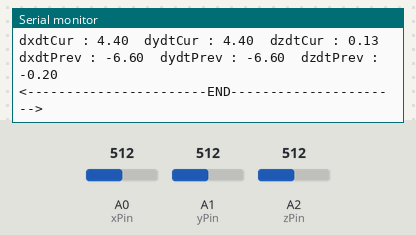
Bench run of a sketch on a simulated Arduino Uno, built with avr-gcc and run on an emulated ATmega328P. On the bench: the last lines printed to the serial monitor. The inputs (shaded band) are chosen by the test bench; at power-on: A0 (xPin) = 512, A1 (yPin) = 512, A2 (zPin) = 512.

Above: at 1.2 s.
1.3 s: A0 (xPin) set to 122
At 2.01 s:
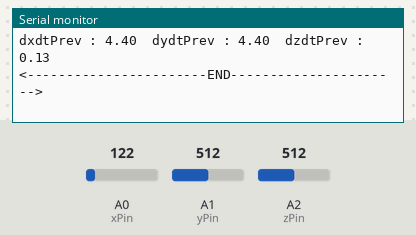
4.3 s: A1 (yPin) set to 536
At 4.52 s:
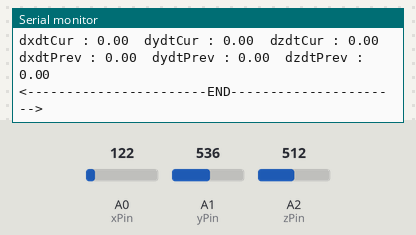
7.3 s: A2 (zPin) set to 499
At 8.25 s:
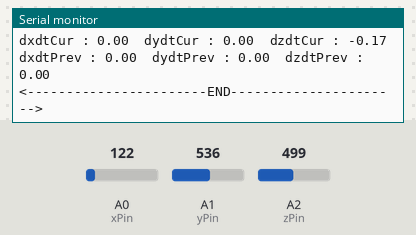
10.3 s: A2 (zPin) set to 511
At 11.36 s:
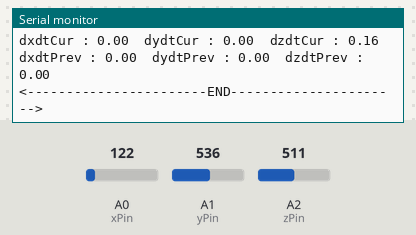
11.8 s: A1 (yPin) set to 516
At 11.98 s:
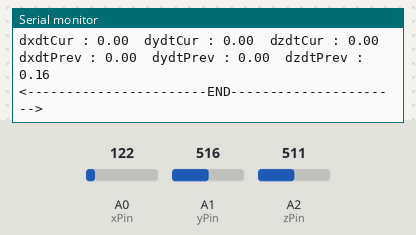
14.8 s: A0 (xPin) set to 40
At 15.72 s:
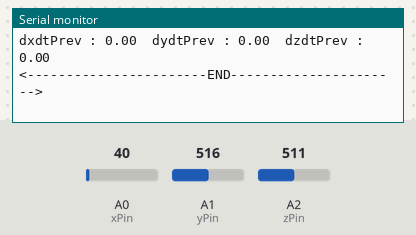
Timing chart, 0 to 17.8 s (numbered marks = the images above; inputs shaded):
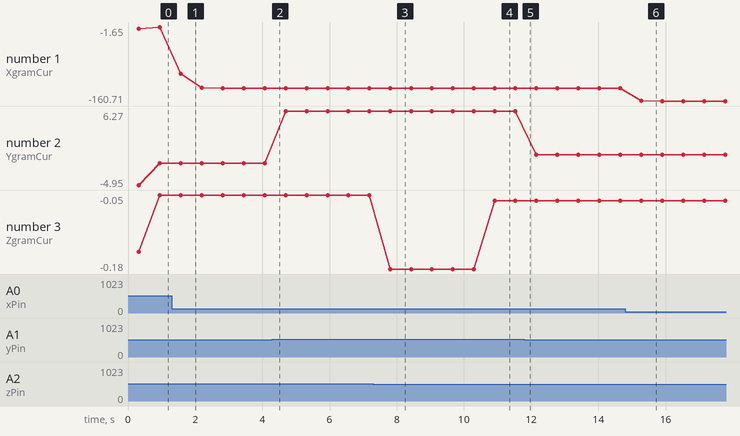

Measured:
- after the input at 1.3 s, the serial monitor: prints a new line after 0.27 s (image 1)
- after the input at 7.3 s, the serial monitor: prints a new line after 0.50 s (image 3)
- after the input at 10.3 s, the serial monitor: prints a new line after 0.61 s (image 4)
- after the input at 14.8 s, the serial monitor: prints a new line after 0.47 s (image 6)
- plotted number 1: -1.65 → -132.99 after the input at 1.3 s, -132.99 → -160.71 after the input at 14.8 s
- plotted number 2: -1.65 → 6.27 after the input at 4.3 s, 6.27 → -0.33 after the input at 11.8 s
- plotted number 3: -0.05 → -0.18 after the input at 7.3 s, -0.18 → -0.06 after the input at 10.3 s

The sketch:

adxl_AllBackup.ino
```cpp
unsigned int valXCur = 0;
unsigned int valYCur = 0;
unsigned int valZCur = 0;

unsigned int valXPrev = 0;
unsigned int valYPrev = 0;
unsigned int valZPrev = 0;

int xMin = 529;
int xMAx = 526;

int yMin = 532;
int yMax = 532;

int zMin = 425;
int zMax = 630;

float XgramCur = 0.0;
float YgramCur = 0.0;
float ZgramCur = 0.0;

float XgramPrev = 0.0;
float YgramPrev = 0.0;
float ZgramPrev = 0.0;

float sampleInterval = 0.250;
float dxdtCur = 0.0;
float dydtCur = 0.0;
float dzdtCur = 0.0;

float dxdtPrev = 0.0;
float dydtPrev = 0.0;
float dzdtPrev = 0.0;

byte xPin = 0;
byte yPin = 1;
byte zPin = 2;

void setup() {
    analogReference(EXTERNAL);
    Serial.begin(9600);
    valXPrev = analogRead(xPin);
    valYPrev = analogRead(yPin);
    valZPrev = analogRead(zPin);
}

void loop() {

    valXPrev = valXCur;
    valYPrev = valYCur;
    valZPrev = valZCur;

    XgramPrev = XgramCur;
    YgramPrev = YgramCur;
    ZgramPrev = ZgramCur;

    dxdtPrev = dxdtCur;
    dydtPrev = dydtCur;
    dzdtPrev = dzdtCur;

     for(int i=0 ; i<50; i++){
       valXCur += analogRead(xPin);
       valYCur += analogRead(yPin);
       valZCur += analogRead(zPin);
       delay(5);
    }
    valXCur = valXCur/50;
    XgramCur = (valXCur - 527.0)*0.330;

    valYCur = valYCur/50;
    YgramCur = (valYCur - 527.0)*0.330;

    valZCur = valZCur/50;
    ZgramCur = (valZCur - 527.0)*0.0098;

    dxdtCur = ( XgramCur - XgramPrev) / (1.0 - sampleInterval);
    dydtCur = ( YgramCur - YgramPrev) / (1.0 - sampleInterval);
    dzdtCur = ( ZgramCur - ZgramPrev) / (1.0 - sampleInterval);

    Serial.println("<-----------------------START---------------------->");

    Serial.print("XgramCur : ");
    Serial.print(XgramCur);
    Serial.print("\tYgramCur : ");
    Serial.print(YgramCur);
    Serial.print("\tZgramCur : ");
    Serial.println(ZgramCur);

    Serial.print("XgramPrev : ");
    Serial.print(XgramPrev);
    Serial.print("\tYgramPrev : ");
    Serial.print(YgramPrev);
    Serial.print("\tZgramPrev : ");
    Serial.println(ZgramPrev);

    Serial.print("dxdtCur : ");
    Serial.print(dxdtCur);
    Serial.print("\tdydtCur : ");
    Serial.print(dydtCur);
    Serial.print("\tdzdtCur : ");
    Serial.println(dzdtCur);


    Serial.print("dxdtPrev : ");
    Serial.print(dxdtPrev);
    Serial.print("\tdydtPrev : ");
    Serial.print(dydtPrev);
    Serial.print("\tdzdtPrev : ");
    Serial.println(dzdtPrev);

    Serial.println("<-----------------------END---------------------->");
    delay(100);

}
```
